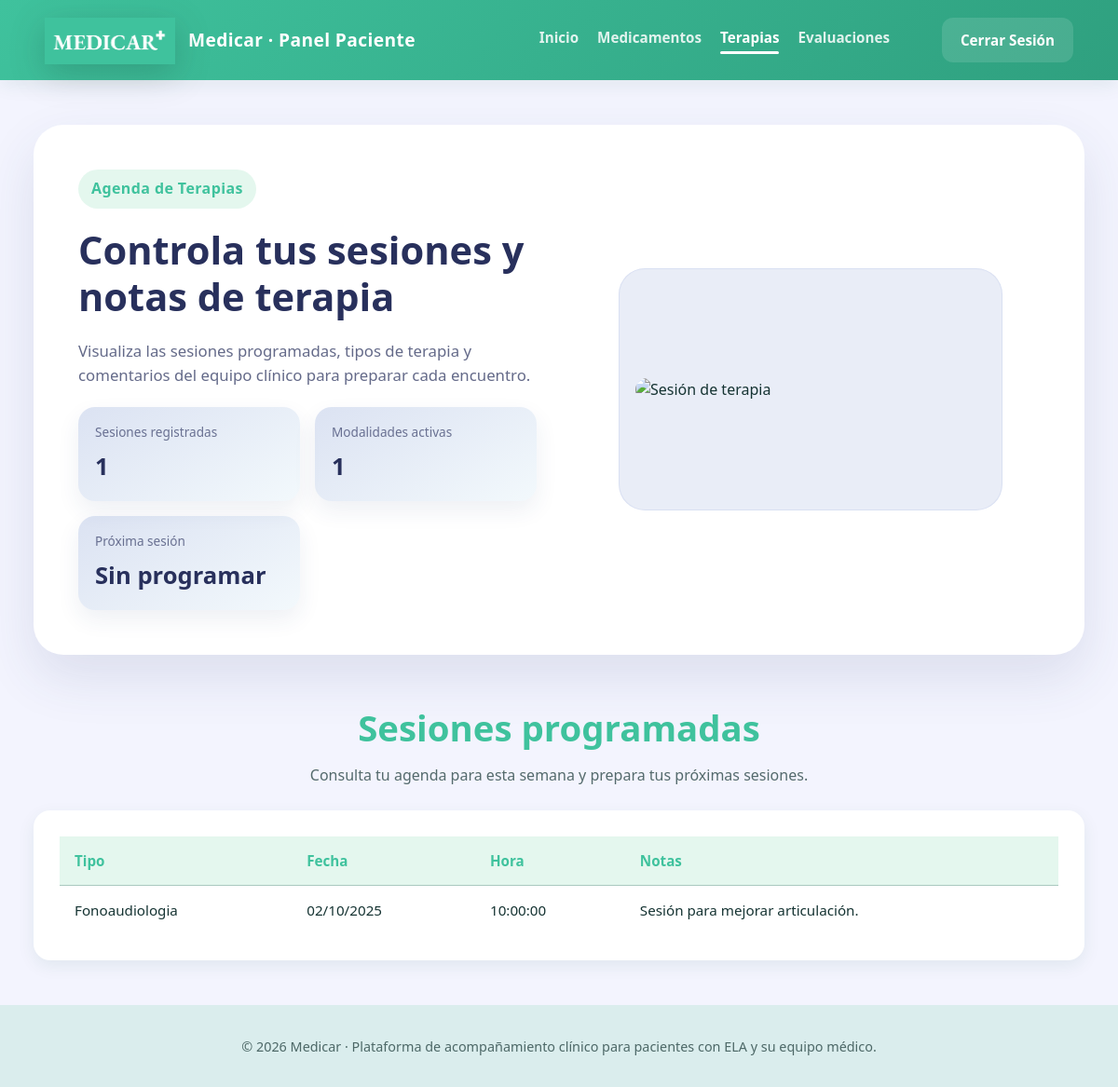
Page /terapias.php (signed in) on the committed database.
### tables this page shows
CREATE TABLE IF NOT EXISTS terapias (
    id INT AUTO_INCREMENT PRIMARY KEY,
    paciente_id INT,
    tipo ENUM('fisioterapia', 'ocupacional', 'fonoaudiologia'),
    fecha DATE,
    hora TIME,
    notas TEXT,
    FOREIGN KEY (paciente_id) REFERENCES pacientes(id)
);

### config.php (called while the page is built, shortened)
<?php
function formatearFecha(string $fecha): string {
    return date('d/m/Y', strtotime($fecha));
}
?>

### terapias.php (the view, shortened to what this page needs)
<?php
require_once 'config.php';
$database = new Database();
$conn = $database->getConnection();
$isPaciente = $_SESSION['role'] === 'paciente';
$pacienteId = $isPaciente ? $_SESSION['paciente_id'] : null;
$queryTerapias = $isPaciente ?
    "SELECT t.id, t.tipo, t.fecha, t.hora, t.notas, p.nombre, p.apellidos
     FROM terapias t
     JOIN pacientes p ON t.paciente_id = p.id
     WHERE t.paciente_id = :paciente_id" :
    "SELECT t.id, t.tipo, t.fecha, t.hora, t.notas, p.nombre, p.apellidos
     FROM terapias t
     JOIN pacientes p ON t.paciente_id = p.id";
$stmt = $conn->prepare($queryTerapias);
if ($isPaciente) {
    $stmt->bindParam(':paciente_id', $pacienteId);
}
$stmt->execute();
$terapias = $stmt->fetchAll(PDO::FETCH_ASSOC);
$totalTerapias = count($terapias);
$tiposActivos = $totalTerapias > 0 ? count(array_unique(array_map(function ($t) {
    return strtolower($t['tipo']);
}, $terapias))) : 0;
$hoy = new DateTime('today');
$proximas = array_filter($terapias, function ($t) use ($hoy) {
    $fecha = new DateTime($t['fecha'] . ' ' . $t['hora']);
    return $fecha >= $hoy;
});
usort($proximas, function ($a, $b) {
    return strtotime($a['fecha'] . ' ' . $a['hora']) <=> strtotime($b['fecha'] . ' ' . $b['hora']);
});
$proximaTerapia = $proximas ? $proximas[0] : null;
?>
<!DOCTYPE html>
<html lang="es">
<head>
    <link rel="stylesheet" href="style.css">
</head>
<body class="therapy-page">
    <?php
    require 'includes/header.php';
    ?>
    <main class="therapy-main">
        <section class="therapy-hero">
            <div class="therapy-hero__content">
                <div class="brand-badge">Agenda de Terapias</div>
                <h1><?php echo $isPaciente ? 'Controla tus sesiones y notas de terapia' : 'Organiza la agenda terapéutica de tus pacientes'; ?></h1>
                <p>
                    <?php if ($isPaciente): ?>
                        Visualiza las sesiones programadas, tipos de terapia y comentarios del equipo clínico para preparar cada encuentro.
                    <?php else: ?>
                        Coordina y registra sesiones de fisioterapia, fonoaudiología u otras disciplinas, manteniendo informado al equipo de salud.
                    <?php endif; ?>
                </p>
                <div class="therapy-summary">
                    <div class="therapy-summary__card">
                        <span>Sesiones registradas</span>
                        <strong><?php echo $totalTerapias; ?></strong>
                    </div>
                    <div class="therapy-summary__card">
                        <span>Modalidades activas</span>
                        <strong><?php echo $tiposActivos; ?></strong>
                    </div>
                    <div class="therapy-summary__card">
                        <span>Próxima sesión</span>
                        <strong>
                            <?php
                            if ($proximaTerapia) {
                                echo formatearFecha($proximaTerapia['fecha']) . ' · ' . substr($proximaTerapia['hora'], 0, 5);
                            } else {
                                echo 'Sin programar';
                            }
                            ?>
                        </strong>
                    </div>
                </div>
            </div>
            <figure class="therapy-hero__figure">
                <img src="image/trata de personas.png" alt="Sesión de terapia">
            </figure>
        </section>
        <section class="therapy-section">
            <div class="section-heading">
                <h2>Sesiones programadas</h2>
                <p><?php echo $isPaciente ? 'Consulta tu agenda para esta semana y prepara tus próximas sesiones.' : 'Mantén un registro claro de las terapias pendientes y pasadas.'; ?></p>
            </div>
            <div class="table-wrapper therapy-table">
                <table>
                    <thead>
                        <tr>
                            <th>Tipo</th>
                            <th>Fecha</th>
                            <th>Hora</th>
                            <th>Notas</th>
                        </tr>
                    </thead>
                    <tbody>
                        <?php foreach ($terapias as $terapia): ?>
                            <tr>
                                <td><?php echo htmlspecialchars(ucfirst($terapia['tipo'])); ?></td>
                                <td><?php echo formatearFecha($terapia['fecha']); ?></td>
                                <td><?php echo $terapia['hora']; ?></td>
                                <td><?php echo htmlspecialchars($terapia['notas']); ?></td>
                            </tr>
                        <?php endforeach; ?>
                    </tbody>
                </table>
            </div>
        </section>
    </main>
    <?php require 'includes/footer.php'; ?>
</body>
</html>

### style.css (style rules this page uses)
:root { --color-primario: #3fc29d; --color-secundario: #2fa07f; --color-acento: #ffb347; --color-fondo: #f2faf6; --color-superficie: #ffffff; --color-texto: #163433; --color-texto-suave: rgba(22, 52, 51, 0.72); --color-borde: rgba(18, 85, 68, 0.15); --color-error: #d9534f; --color-alerta: #f0b429; --color-exito: #2e7d43; --sombra-suave: 0 18px 38px rgba(18, 85, 68, 0.12); --sombra-ligera: 0 6px 18px rgba(18, 85, 68, 0.08); --borde-radio: 18px; --transicion-base: 0.24s ease; --familia-fuente: "Segoe UI", Roboto, "Helvetica Neue", Arial, sans-serif; --gradiente-primario: linear-gradient(135deg, #3fc29d 0%, #2fa07f 100%); --gradiente-suave: linear-gradient(140deg, rgba(63, 194, 157, 0.16), rgba(47, 160, 126, 0.05)); }
*, *::before, *::after { box-sizing: border-box; }
html { font-size: 16px; }
body { margin: 0; font-family: var(--familia-fuente); background: var(--color-fondo); color: var(--color-texto); min-height: 100vh; line-height: 1.6; display: flex; flex-direction: column; }
img { max-width: 100%; display: block; }
main { flex: 1; }
.section-heading { display: flex; flex-direction: column; gap: 8px; text-align: center; }
.section-heading h2 { margin: 0; color: var(--color-primario); font-size: clamp(1.8rem, 2vw + 1rem, 2.4rem); }
.section-heading p { margin: 0 auto; max-width: 640px; color: var(--color-texto-suave); }
.therapy-page { background: #f3f4fe; }
.therapy-main { width: min(1180px, 94vw); margin: clamp(32px, 6vh, 60px) auto; display: grid; gap: clamp(36px, 6vh, 60px); }
.therapy-hero { background: #ffffff; border-radius: 32px; padding: clamp(32px, 5vw, 48px); display: grid; grid-template-columns: repeat(auto-fit, minmax(280px, 1fr)); gap: clamp(24px, 4vw, 48px); align-items: center; box-shadow: 0 24px 56px rgba(46, 63, 114, 0.12); }
.therapy-hero__content { display: grid; gap: 20px; }
.therapy-hero__content h1 { margin: 0; color: #28305c; font-size: clamp(2rem, 2vw + 1.4rem, 2.6rem); line-height: 1.2; }
.therapy-hero__content p { margin: 0; color: rgba(40, 48, 92, 0.72); font-size: 1.05rem; }
.therapy-summary { display: grid; grid-template-columns: repeat(auto-fit, minmax(160px, 1fr)); gap: 16px; }
.therapy-summary__card { background: linear-gradient(150deg, rgba(76, 111, 191, 0.2), rgba(99, 178, 219, 0.08)); border-radius: 18px; padding: 16px 18px; display: grid; gap: 6px; box-shadow: 0 10px 24px rgba(42, 62, 112, 0.08); }
.therapy-summary__card span { font-size: 0.85rem; color: rgba(40, 48, 92, 0.65); }
.therapy-summary__card strong { font-size: 1.6rem; color: #28305c; }
.therapy-hero__figure { background: rgba(76, 111, 191, 0.12); border-radius: 28px; padding: 18px; display: grid; place-items: center; min-height: 260px; box-shadow: inset 0 0 0 1px rgba(76, 111, 191, 0.1); }
.therapy-hero__figure img { width: 100%; border-radius: 22px; object-fit: cover; }
.therapy-section { display: grid; gap: 24px; }
.therapy-table table { min-width: 640px; }
.table-wrapper { background: var(--color-superficie); border-radius: var(--borde-radio); padding: clamp(18px, 4vw, 28px); box-shadow: var(--sombra-ligera); overflow-x: auto; }
table { width: 100%; border-collapse: collapse; min-width: 640px; }
thead tr { background: rgba(32, 184, 112, 0.12); color: var(--color-primario); }
th, td { padding: 14px 16px; text-align: left; border-bottom: 1px solid var(--color-borde); font-size: 0.95rem; }
tbody tr:last-child td { border-bottom: none; }
.brand-badge { width: max-content; padding: 8px 14px; border-radius: 999px; font-weight: 700; letter-spacing: 0.4px; background: rgba(32, 184, 112, 0.12); color: var(--color-primario); display: inline-flex; align-items: center; gap: 10px; }

### rows in the picture
terapias: tipo "1", tipo "Fonoaudiologia", fecha "02/10/2025", hora "10:00:00", notas "Sesión para mejorar articulación."

### other values in the picture
$totalTerapias "1"
